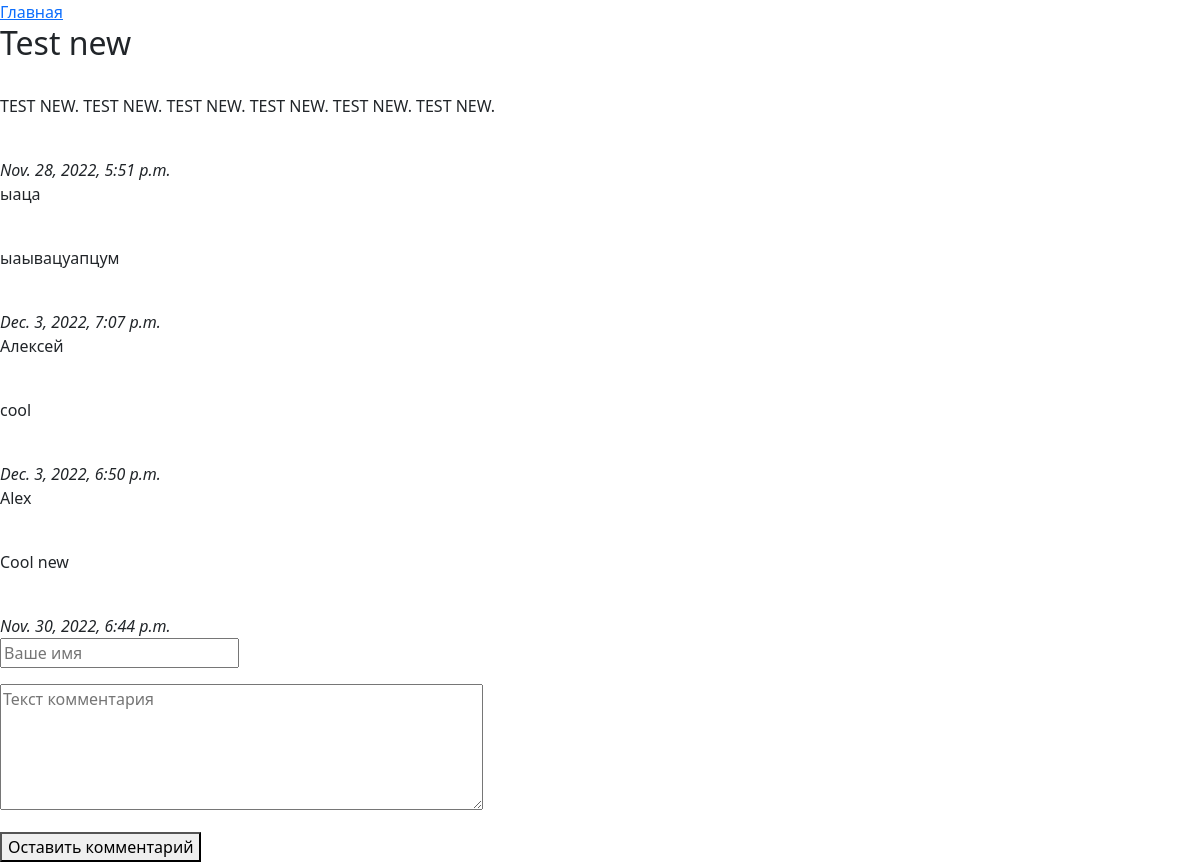
The page /footballSite/1/ on the database its author committed.
### mysite/apps/main/models.py (models this page shows, shortened)
class LatestNewsModel(models.Model):
    title = models.CharField(max_length=100, verbose_name='Название')
    content = models.TextField(verbose_name='Текст новости')
    pub_date = models.DateTimeField(auto_now_add=True, verbose_name='Время добавления')
    class Meta:
        verbose_name = 'Последняя новость'
        verbose_name_plural = 'Последние новости'

class Comment(models.Model):
    new = models.ForeignKey(LatestNewsModel, on_delete=models.CASCADE)
    name = models.CharField(max_length=50, verbose_name='Имя комментатора')
    text = models.TextField(verbose_name='Текст комментария')
    pub_date = models.DateTimeField(auto_now_add=True, verbose_name='Дата публикации')
    class Meta:
        verbose_name = 'Комментарий'
        verbose_name_plural = 'Комментарии'

### mysite/apps/main/views.py (the view)
# urls.py: path('<int:new_id>/', views.detail, name='detail'),
def detail(request, new_id):
    try:
        new = LatestNewsModel.objects.get(id=new_id)
    except:
        raise Http404('Страница не найдена')
    latest_comment_list = new.comment_set.order_by('-id')[:10]
    context = {'new': new, 'latest_comment_list': latest_comment_list}
    return render(request, 'main/detail.html', context)

### mysite/templates/main/detail.html (shortened to what this page needs)
{% extends 'base.html' %}
{% block content %}
  <h2>{{ new.title }}</h2><br>
  <p>{{ new.content }}</p><br>
  <em>{{ new.pub_date }}</em><br>
{% if latest_comment_list %}
  {% for c in latest_comment_list %}
  <p>{{ c.name }}</p><br>
  <p>{{ c.text }}</p><br>
  <em>{{ c.pub_date }}</em><br>
  {% endfor %}
  {% else %}
  Комментарии не найдены, станьте первым
{% endif %}
<div class="mb-3">
  <form action="{% url 'main:leave_comment' new.id %}" method="post">
  <input type="text" placeholder="Ваше имя" name="name">
</div>
<div class="mb-3">
  <textarea name="text" placeholder="Текст комментария" cols="50" rows="5"></textarea>
</div>
<button type="submit">Оставить комментарий</button>
{% endblock %}

### mysite/templates/base.html (shortened to what this page needs)
{% load static %}
{% load bootstrap4 %}
<!doctype html>
<html lang="en">
<head>
  <link href="https://cdn.jsdelivr.net/npm/bootstrap@5.2.2/dist/css/bootstrap.min.css" rel="stylesheet">
</head>
<body>
<a href="{% url 'main:index' %}">Главная</a>
{% block content %}
{% endblock content %}
</body>
</html>

### rows shown on the page
LatestNewsModel: title "Test new", content "TEST NEW. TEST NEW. TEST NEW. TEST NEW. TEST NEW. TEST NEW.", pub_date "Nov. 28, 2022, 5:51 p.m."
Comment: name "ыаца", text "ыаывацуапцум", pub_date "Dec. 3, 2022, 7:07 p.m."
Comment: name "Алексей", text "cool", pub_date "Dec. 3, 2022, 6:50 p.m."
Comment: name "Alex", text "Cool new", pub_date "Nov. 30, 2022, 6:44 p.m."
